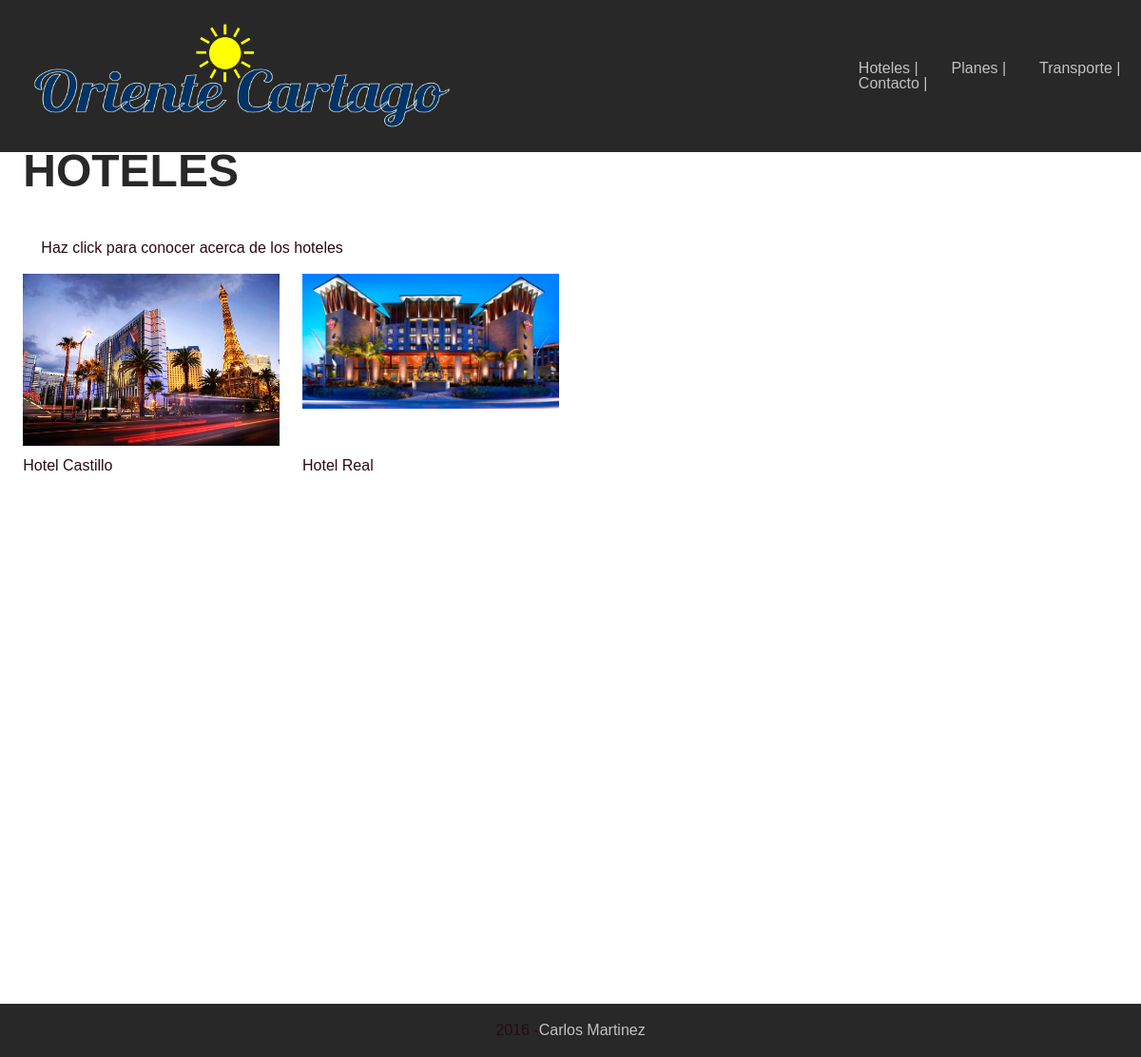
The app's page /hotels/, older data.
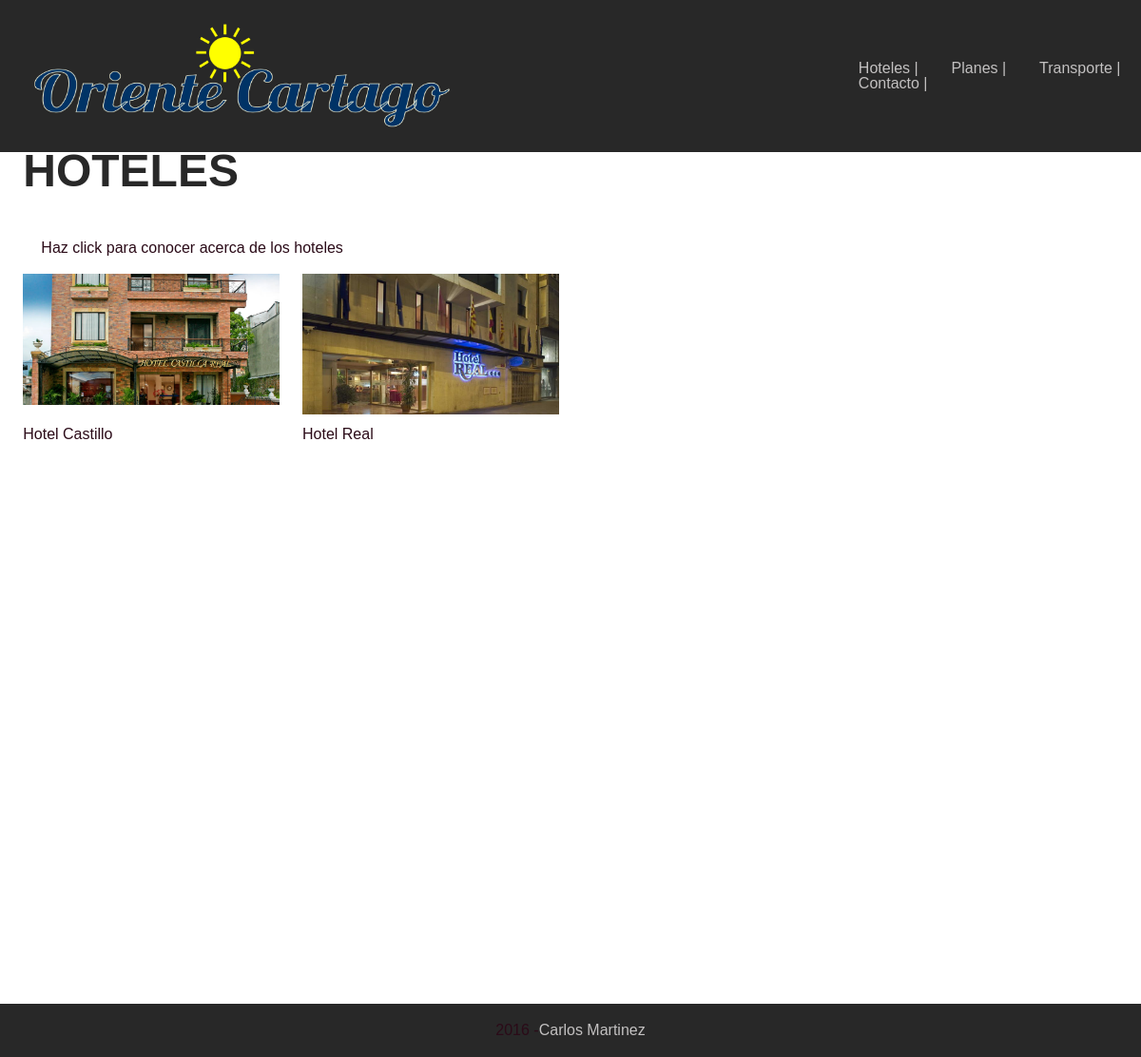
The same page, newer data.
### hotels/models.py (models this page shows)
class Hotel(models.Model):
	name = models.CharField(max_length=255)
	description = models.CharField(max_length=255)
	city = models.CharField(max_length=255)
	phone = models.IntegerField(unique=True)
	email = models.EmailField(max_length=255)
	address = models.CharField(max_length=255)
	price = models.DecimalField(max_digits=6, decimal_places=3)
	image = models.ImageField(blank=True)

### hotels/views.py (the view)
# urls.py: url(r'^', include('hotels.urls')),
def hotels(request):
	hotel = Hotel.objects.order_by('id')
	template = loader.get_template('hotels.html')
	context = {
		'hotel': hotel
	}
	return HttpResponse(template.render(context, request))

### templates/hotels.html (shortened to what this page needs)
{% load staticfiles %}
<!DOCTYPE html>
<html lang="en">
<head>
	<link rel="stylesheet" href="{% static 'css/style.css' %}">
</head>
<body>
	<header>
		<div class="container">
			<nav class="row between middle">
				<div class="col-4">
					<a href="/">
						<img src="{% static 'assets/cartago1.png' %}">
					</a>
				</div>
				<div class="col-3 end">
					<ul class="row between">
						<li class="col">
							<a href="{% url 'hotels.views.hotels' %}">Hoteles </a> |
						</li>
						<li class="col">
							<a href="{% url 'plans.views.plans' %}">Planes</a> |
						</li>
						<li class="col">
							<a href="{% url 'transports.views.transports' %}">Transporte</a> |
						</li>
						<li class="col">
							<a href="{% url 'contacts.views.new_contact' %}">Contacto</a> |
						</li>
					</ul>
				</div>
			</nav>
		</div>
	</header>
	<section class="full-height">
		<div class="container">
			<div class="row">
				<div class="col-10">
					<h2>Hoteles</h2>
					<p>Haz click para conocer acerca de los hoteles</p>
				</div>
			</div>
            <div class="row">
                {% for ht in hotel %}
                <div class="col-3">
                	<img src="{{ ht.image.url }}" class="same-height">
                </div>
                {% endfor %}
            </div>
            <ol class="row">
            	{% for ht in hotel %}
               	<li class="col-3">
                   	<a class="a_" href="{% url 'hotels.views.hotel_detail' pk=ht.pk %} ">
					{{ ht.name }}
               	</li>
               	{% endfor %}
            </ol>
		</div>
	</section>
	<footer>
		<div class="container">
			<div class="row center">
				2016 - <a href="https://twitter.com/CarlosAM_7" target="_blank">Carlos Martinez</a>
			</div>
		</div>
	</footer>
</body>
</html>

### static/css/style.css (style rules this page uses)
html, body { color: #282828; height: 100%; font-family: sans-serif; }

### static/css/reticula.css (style rules this page uses)
.container { margin-right: auto; margin-left: auto; padding-right: 2%; padding-left: 2%; max-width: 98%; }
.row { box-sizing: border-box; display: -webkit-flex; display: -ms-flexbox; display: -webkit-box; display: flex; -webkit-flex: 0 1 auto; -ms-flex: 0 1 auto; -webkit-box-flex: 0; flex: 0 1 auto; -webkit-flex-direction: row; -ms-flex-direction: row; -webkit-box-orient: horizontal; -webkit-box-direction: normal; flex-direction: row; -webkit-flex-wrap: wrap; -ms-flex-wrap: wrap; flex-wrap: wrap; margin-right: -1%; margin-left: -1%; }
.row + .row { margin-bottom: 10px; }
.col-0, .col-1, .col-2, .col-3, .col-4, .col-5, .col-6, .col-7, .col-8, .col-9, .col-10, .col-11, .col-12 { box-sizing: border-box; -webkit-flex: 0 0 auto; -ms-flex: 0 0 auto; -webkit-box-flex: 0; flex: 0 0 auto; padding-right: 1%; padding-left: 1%; }
.col-3 { -ms-flex-preferred-size: 25%; -webkit-flex-basis: 25%; flex-basis: 25%; max-width: 25%; }
.col-4 { -ms-flex-preferred-size: 33.333%; -webkit-flex-basis: 33.333%; flex-basis: 33.333%; max-width: 33.333%; }
.col-10 { -ms-flex-preferred-size: 83.333%; -webkit-flex-basis: 83.333%; flex-basis: 83.333%; max-width: 83.333%; }
.center { -webkit-justify-content: center; -ms-flex-pack: center; -webkit-box-pack: center; justify-content: center; text-align: center; }
.end { -webkit-justify-content: flex-end; -ms-flex-pack: end; -webkit-box-pack: end; justify-content: flex-end; text-align: end; }
.middle { -webkit-align-items: center; -ms-flex-align: center; -webkit-box-align: center; align-items: center; }
.between { -webkit-justify-content: space-between; -ms-flex-pack: justify; -webkit-box-pack: justify; justify-content: space-between; }

### static/css/sections.css (style rules this page uses)
.full-height { height: 100%; padding: 13% 0; }

### static/css/editorial.css (style rules this page uses)
h2 { font-size: 48px; text-transform: uppercase; font-weight: 700; margin-bottom: 30px; }
p { color: #2b0b18; padding: 2%; }
a { text-decoration: none; color: #c3c1c1; }
.a_ { color: #2b0b18; }
ol li { counter-increment: step-counter; }
ol li { content: counter(step-counter); display: inline; }

### static/css/layout.css (style rules this page uses)
header, footer { background-color: #282828; position: fixed; padding: 20px 0; box-sizing: border-box; color: #c3c1c1; width: 100%; }
header { top: 0; }
footer { bottom: 0; }
header img { width: 450px; display: block; }
img { width: 100%; }
footer, footer a { text-align: center; bottom: 0; }

Row changes from the older to the newer data that the page shows:
changed Hotel "Hotel Castillo": image: a different picture
changed Hotel "Hotel Real": image: a different picture
